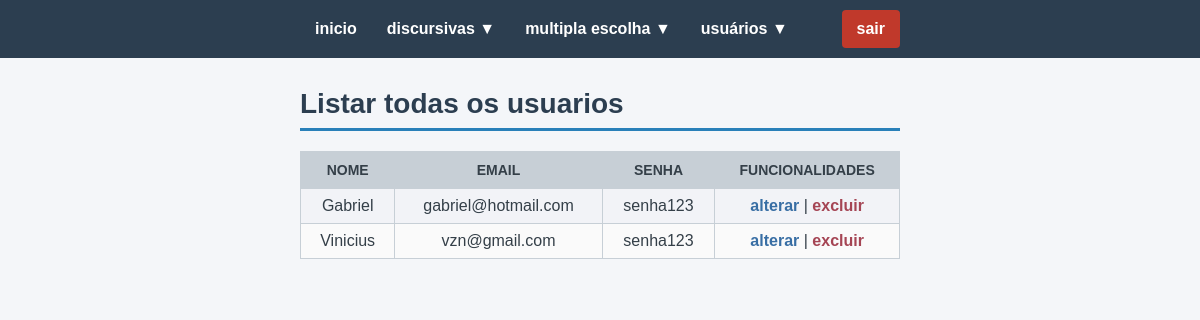
Screenshot of /php/adm/usuario/listarUsu.php with the database file from the repository.
### tables this page shows
CREATE TABLE IF NOT EXISTS `usuario` (
  `id` int NOT NULL AUTO_INCREMENT,
  `nome` varchar(100) NOT NULL,
  `email` varchar(100) NOT NULL,
  `senha` varchar(255) NOT NULL,
  PRIMARY KEY (`id`),
  UNIQUE KEY `email` (`email`)
);

### php/adm/usuario/listarUsu.php (the view, shortened to what this page needs)
<!DOCTYPE html>
<html>
<head>
  <link rel="stylesheet" href="../../../css/geral.css">
  <link rel="stylesheet" href="../../../css/tabela.css">
  <link rel="stylesheet" href="../../../css/form.css">
</head>
<body>
    <nav>
        <ul>
          <li><a href="../../adm/listarPerguntas.php">inicio</a></li>
          <li>
            <a href="#">discursivas ▼</a>
          </li>
          <li>
            <a href="#">multipla escolha ▼</a>
          </li>
          <li>
            <a href="#">usuários ▼</a>
          </li>
          <li class="sair"><a href="../../../index.php">sair</a></li>
        </ul>
    </nav>
    <main>
        <h1>Listar todas os usuarios</h1>
        <table>
            <tr><th>nome</th><th>email</th><th>senha</th><th>Funcionalidades</th></tr>
            <?php
            $servidor="localhost";
            $username="root";
            $senha="";
            $database="3daw";
            $conn=new mysqli($servidor, $username, $senha, $database);
            $conn->set_charset("utf8mb4");
            $sql="SELECT id, nome, email, senha FROM usuario ORDER BY id ASC";
            $resultado=$conn->query($sql);
            if($resultado->num_rows>0){
                while($row=$resultado->fetch_assoc()){
                    echo "<tr>
                    <td>".$row['nome']."</td>
                    <td>".$row['email']."</td>
                    <td>".$row['senha']."</td>
                    <td>
                        <a href='alterarUsu.php?id=".$row['id']."'>alterar</a> |
                        <a href='excluirUsu.php?id=".$row['id']."' onclick=\"return confirm('tem certeza que deseja excluir este usuario?')\">excluir</a>
                    </td>
                    </tr>";
                }
            } else echo "<tr><td colspan='4'>nenhum usuario cadastrado.</td></tr>";
            ?>
        </table>
      </main>
  </body>
</html>

### css/geral.css (style rules this page uses)
* { margin: 0; padding: 0; }
body { font-family: Verdana, Geneva, Tahoma, sans-serif; background: #f4f6f9; margin: 0; padding: 0; color: #343f48; }
a { font-weight: bold; text-decoration: none; }
nav { background: #2c3e50; }
nav ul { list-style: none; margin: 0; padding: 0; display: flex; align-items: center; }
nav ul li { position: relative; }
nav a { color: #fff; padding: 10px 15px; display: block; }
nav ul li.sair { margin-left: auto; background: #c0392b; border-radius: 4px; }
main, nav { padding: 10px 300px; margin-bottom: 20px; }
h1 { font-size: 28px; color: #2c3e50; margin-bottom: 20px; border-bottom: 3px solid #2980b9; padding-bottom: 8px; }

### css/tabela.css (style rules this page uses)
table { width: 100%; margin-bottom: 30px; border-collapse: collapse; background: #fafafa; text-align: center; }
th { background: #c7cfd6; padding: 10px; text-transform: uppercase; border: 1px solid #c7cfd6; font-size: 14px; }
td { padding: 8px 12px; border: 1px solid #c7cfd6; }
tr:nth-child(even) { background: #f2f3f7; }
td>a { color: #386ea4; }
td>a:last-child { color: #a54554; }

### rows the page displays
usuario: nome "Gabriel", email "gabriel@hotmail.com", senha "senha123"
usuario: nome "Vinicius", email "vzn@gmail.com", senha "senha123"
